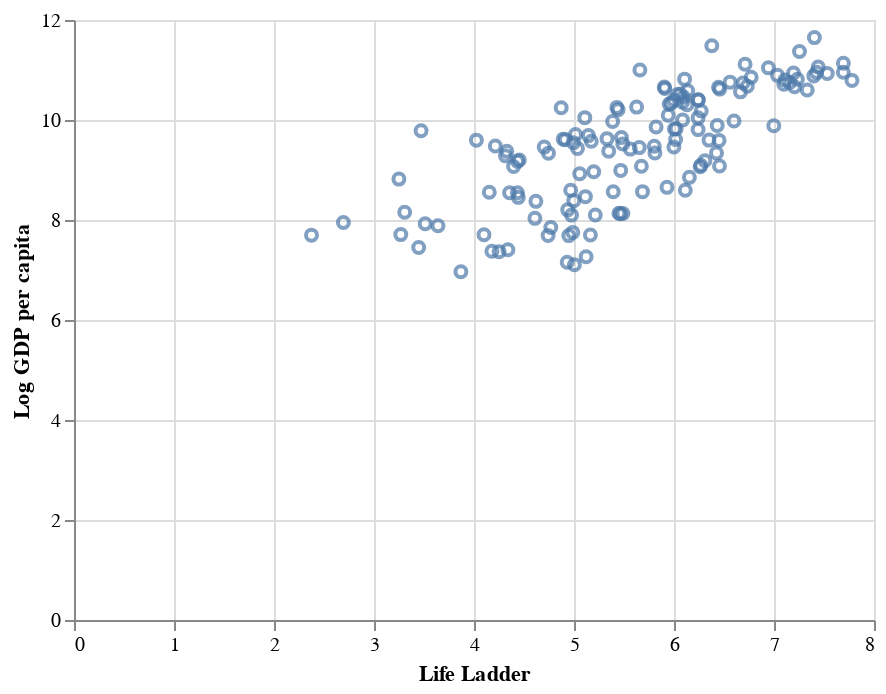

Here is the notebook cell this chart was saved with:
### Markdown cell above
En el siguiente ejemplo haremos un scatterplot de la relación entre felicidad y PBI:

### Code cell
alt.Chart(happy).mark_point().encode(
    x = alt.X("Life Ladder:Q"),
    y = alt.Y("Log GDP per capita:Q")
    )

### Figure 1 — Vega-Lite specification as saved in the notebook (floating-point values rounded to 4 significant figures; data arrays with more than 128 entries replaced by an {"elided": "..."} marker saying what was removed)
{"config": {"view": {"continuousWidth": 400, "continuousHeight": 300}}, "data": {"name": "data-47ad6161b4b1992334eddc97066a403a"}, "mark": "point", "encoding": {"x": {"type": "quantitative", "field": "Life Ladder"}, "y": {"type": "quantitative", "field": "Log GDP per capita"}}, "$schema": "https://vega.github.io/schema/vega-lite/v4.8.1.json", "datasets": {"data-47ad6161b4b1992334eddc97066a403a": {"elided": "144 records"}}}
